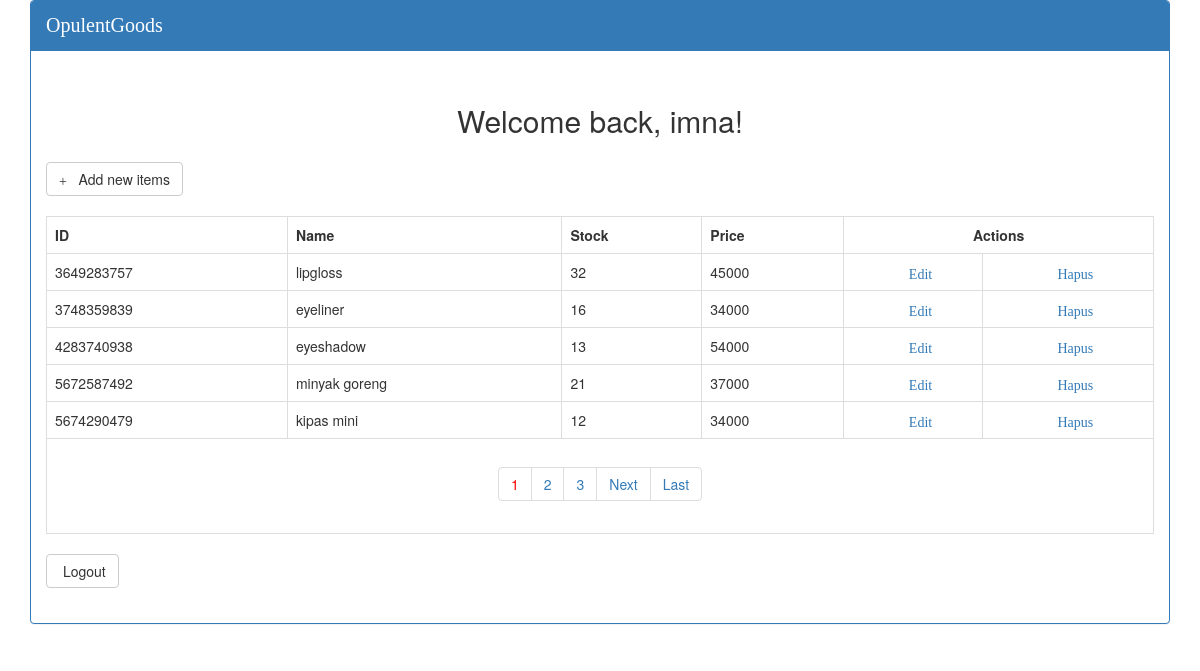
The app's page /index.php (signed in) with its own data.
### tables this page shows
CREATE TABLE `users` (
  `id` int(11) NOT NULL,
  `name` varchar(255) NOT NULL,
  `email` varchar(255) NOT NULL,
  `password` varchar(255) NOT NULL
);

CREATE TABLE `barang` (
  `id_barang` varchar(15) NOT NULL,
  `nama` varchar(50) NOT NULL,
  `stok` int(10) NOT NULL,
  `harga` int(25) NOT NULL
);

### dbconfig.php (called while the page is built, shortened)
<?php
try {
    $con = new PDO('mysql:host=localhost;dbname=app-kasir', 'root', '', array(PDO::ATTR_PERSISTENT => true));
} catch (PDOException $e) {
    echo $e->getMessage();
}
include_once 'Auth.php';
include_once 'barang_class.php';
$user = new Auth($con);

### Auth.php (called while the page is built, shortened)
<?php
class Auth
{
    private $db;
    public function __construct($db_conn)
    {
        $this->db = $db_conn;
    }
    public function isLoggedIn()
    {
        if (isset($_SESSION['user_session'])) {
            return true;
        }
    }
    public function getUser()
    {
        try {
            $stmt = $this->db->prepare("SELECT * FROM users WHERE id = :id");
            $stmt->bindParam(":id", $_SESSION['user_session']);
            $stmt->execute();
            return $stmt->fetch();
        } catch (PDOException $e) {
            echo $e->getMessage();
            return false;
        }
    }
}

### barang_class.php (the view, shortened to what this page needs)
<?php
class barang
{
    private $db;
    public function __construct($con)
    {
        $this->db = $con;
    }
    public function viewData($query)
    {
        $stmt = $this->db->prepare($query);
        $stmt->execute();
        if ($stmt->rowCount() > 0) {
            while ($row = $stmt->fetch(PDO::FETCH_ASSOC)) {
?>
                <tr>
                    <td><?php echo ($row['id_barang']); ?></td>
                    <td><?php echo ($row['nama']); ?></td>
                    <td><?php echo ($row['stok']); ?></td>
                    <td><?php echo ($row['harga']); ?></td>
                    <td align="center">
                        <a href="edit.php?edit_id=<?php echo ($row['id_barang']); ?>">
                            <i class="glyphicon glyphicon-edit"> Edit </i></a>
                    </td>
                    <td align="center">
                        <a href="hapus.php?delete_id=<?php echo ($row['id_barang']); ?>">
                            <i class="glyphicon glyphicon-remove-circle"> Hapus </i></a>
                    </td>
                </tr>
            <?php
            }
        } else {
            ?>
            <tr>
                <td>Data tidak ditemukan...</td>
            </tr>
        <?php
        }
    }
    public function paginglink($query, $records_per_page)
    {
        $self = $_SERVER['PHP_SELF'];
        $stmt = $this->db->prepare($query);
        $stmt->execute();
        $total_no_of_records = $stmt->rowCount();
        if ($total_no_of_records > 0) {
        ?><ul class="pagination"><?php
                                    $total_no_of_pages = ceil($total_no_of_records / $records_per_page);
                                    $current_page = 1;
                                    for ($i = 1; $i <= $total_no_of_pages; $i++) {
                                        if ($i == $current_page) {
                                            echo "<li><a href='" . $self . "?page_no=" . $i . "' style='color:red;'>" . $i . "</a></li>";
                                        } else {
                                            echo "<li><a href='" . $self . "?page_no=" . $i . "'>" . $i . "</a></li>";
                                        }
                                    }
                                    if ($current_page != $total_no_of_pages) {
                                        $next = $current_page + 1;
                                        echo "<li><a href='" . $self . "?page_no=" . $next . "'>Next</a></li>";
                                        echo "<li><a href='" . $self . "?page_no=" . $total_no_of_pages . "'>Last</a></li>";
                                    } ?></ul><?php
                                            }
                                        }
                                    }

### index.php (shortened to what this page needs)
<?php
require_once "dbconfig.php";
$currentUser = $user->getUser();
?>
<!DOCTYPE html>
<html lang="en">
<head>
    <link href="bootstrap/css/bootstrap.min.css" rel="stylesheet">
</head>
<body>
    <div class="container">
        <div class="panel panel-primary">
            <div class="panel-heading" style="font-family: 'Centaur'; font-size: 20px;">OpulentGoods</div>
            <div class="info">
                <h2>&nbsp;<center> Welcome back, <?php echo $currentUser['name']?>!</center></h2>
            </div>
            <div class="panel-body">
                <a href="add.php" class="btn btn-large btn-default">
                    <i class="glyphicon glyphicon-plus"></i>
                    &nbsp; Add new items</a>
                <br /><br />
                <table class='table table-bordered table-responsive'>
                    <tr>
                        <th>ID</th>
                        <th>Name</th>
                        <th>Stock</th>
                        <th>Price</th>
                        <th colspan="2">
                            <center>Actions</center>
                        </th>
                    </tr>
                    <?php
                    $query = "SELECT * FROM barang";
                    $records_per_page = 5;
                    $newquery = $brg->paging($query, $records_per_page);
                    $brg->viewData($newquery);
                    ?>
                    <tr>
                        <td colspan="7" align="center">
                            <div class="pagination-wrap">
                                <?php $brg->paginglink($query, $records_per_page); ?>
                            </div>
                        </td>
                    </tr>
                </table>
                <a href="logout.php" class="btn btn-large btn-default">
                    Logout</a>
                <br /><br />
            </div>
        </div>
    </div>
</body>
</html>

### records on screen
users: name "imna"
barang: id_barang "3649283757", nama "lipgloss", stok "32", harga "45000"
barang: id_barang "3748359839", nama "eyeliner", stok "16", harga "34000"
barang: id_barang "4283740938", nama "eyeshadow", stok "13", harga "54000"
barang: id_barang "5672587492", nama "minyak goreng", stok "21", harga "37000"
barang: id_barang "5674290479", nama "kipas mini", stok "12", harga "34000"
